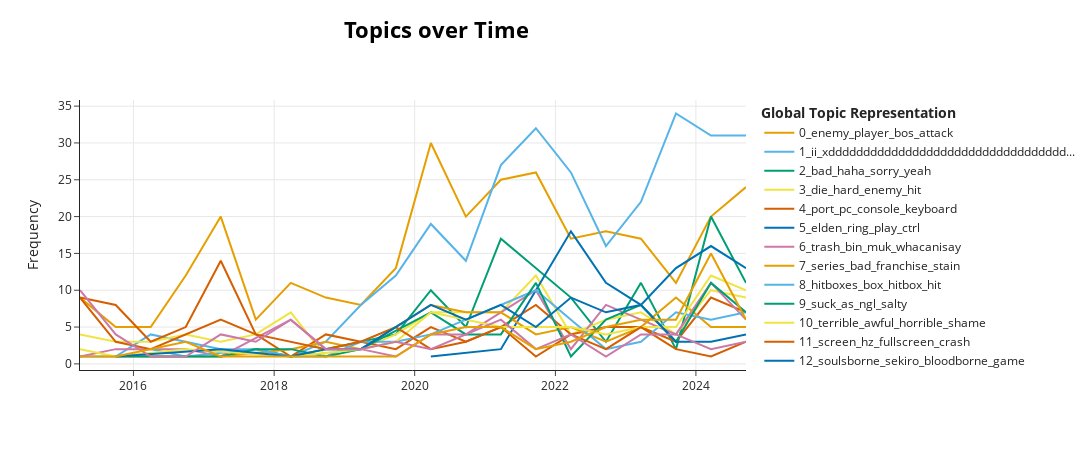

Notebook cell for this chart:
### Code cell
neg_model.visualize_topics_over_time(neg_topics_over_time, top_n_topics=15)
